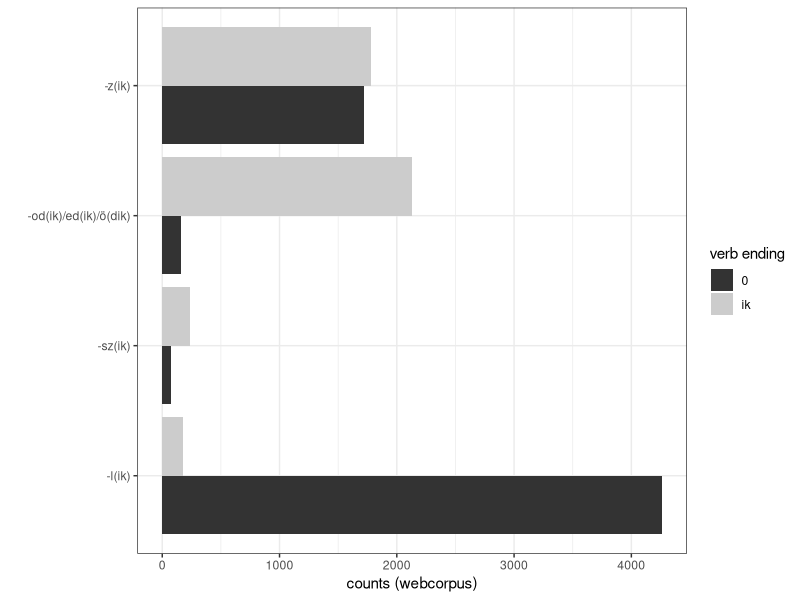
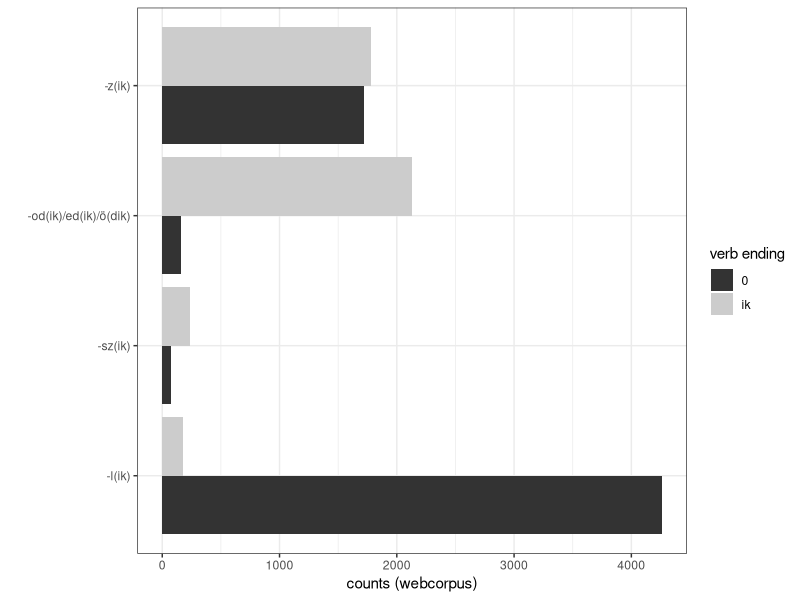

Write the R code that produced these figures, in order.
# -- head -- #

setwd('~/Github/PokkRacz2027vonaglik/')

library(tidyverse)
library(patchwork)

# -- read -- #

d = read_tsv('dat/sample_counts.tsv')
all = read_tsv('dat/verbs.tsv')

# -- counts -- #

all |> 
  mutate(class = fct_relevel(class, 'l', 'sz', 'd', 'z')) |> 
  filter(!is.na(class)) |> 
  count(class,ik)

p1 = all |> 
  mutate(class = fct_relevel(class, 'l', 'sz', 'd', 'z')) |> 
  filter(!is.na(class)) |> 
  ggplot(aes(class, fill = ik)) +
  geom_bar(position = position_dodge()) +
  coord_flip() +
  scale_x_discrete(labels = c(
    l  = '-l(ik)',
    sz = '-sz(ik)',
    d  = '-od(ik)/ed(ik)/ö(dik)',
    z  = '-z(ik)'
  )) +
  scale_fill_grey(name = 'verb ending', labels = c(`TRUE` = 'ik', `FALSE` = '0')) +
  theme_bw() +
  xlab('') +
  ylab('counts (webcorpus)')

ggsave('viz/counts.png', width = 6, height = 4, dpi = 900)
ggsave('viz/counts.pdf', width = 6, height = 4)

# -- moar conts -- #

# in all, the number of verbs that end in bare -ol/-el/-öl

all |> 
  filter(class == 'l', !ik) |>  # 4251
  filter(str_detect(lemma, '[oeöá]l$')) # 3324
3324/4251

all |> 
  filter(class == 'd',!ik) |> # 153
  filter(str_detect(lemma, 'k.d$')) # 32

32/153

all |> 
  filter(class == 'd',!ik) |> # 153
  filter(str_detect(lemma, 'ed$')) # 120

120/153

all |> 
  filter(class == 'd',ik) |> # 2116
  mutate(end = str_extract(lemma, '.dik$')) |> 
  count(end) |> 
  mutate(percent = n / 2116)
